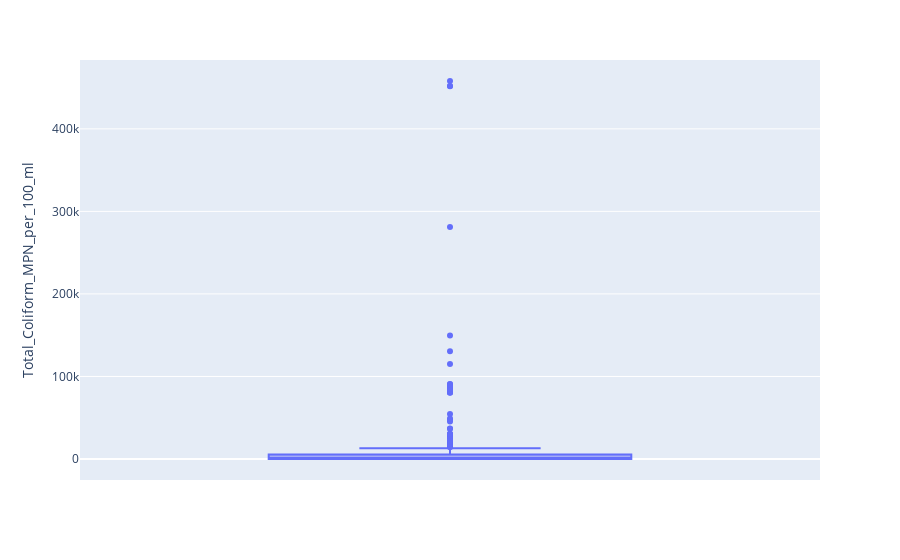

Notebook cell for this chart:
### Code cell
box_plot_temperatura = px.box(df_water_quality, y="Total_Coliform_MPN_per_100_ml")
box_plot_temperatura.show()

### Figure 1 — Plotly figure (JSON) as saved in the notebook; plotly's stock layout.template omitted (floating-point values rounded to 4 significant figures; data arrays with more than 128 entries replaced by an {"elided": "..."} marker saying what was removed)
{"data": [{"alignmentgroup": "True", "hovertemplate": "Total_Coliform_MPN_per_100_ml=%{y}<extra></extra>", "legendgroup": "", "marker": {"color": "#636efa"}, "name": "", "notched": false, "offsetgroup": "", "orientation": "v", "showlegend": false, "type": "box", "x0": " ", "xaxis": "x", "y": {"elided": "295 float values"}, "y0": " ", "yaxis": "y"}], "layout": {"boxmode": "group", "legend": {"tracegroupgap": 0}, "margin": {"t": 60}, "xaxis": {"anchor": "y", "domain": [0, 1]}, "yaxis": {"anchor": "x", "domain": [0, 1], "title": {"text": "Total_Coliform_MPN_per_100_ml"}}}}
